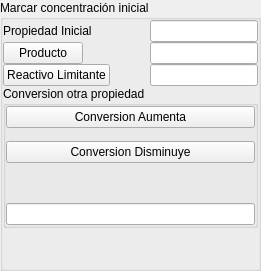
                              <widget class="QGroupBox" name="groupBox_c0">
                               <property name="title">
                                <string>Marcar concentración inicial</string>
                               </property>
                               <layout class="QVBoxLayout" name="verticalLayout_71">
                                <property name="spacing">
                                 <number>0</number>
                                </property>
                                <property name="leftMargin">
                                 <number>0</number>
                                </property>
                                <property name="topMargin">
                                 <number>0</number>
                                </property>
                                <property name="rightMargin">
                                 <number>0</number>
                                </property>
                                <property name="bottomMargin">
                                 <number>0</number>
                                </property>
                                <item>
                                 <layout class="QHBoxLayout" name="horizontalLayout_84">
                                  <item>
                                   <widget class="QLabel" name="label_3">
                                    <property name="maximumSize">
                                     <size>
                                      <width>16777215</width>
                                      <height>60</height>
                                     </size>
                                    </property>
                                    <property name="text">
                                     <string>Propiedad Inicial</string>
                                    </property>
                                    <property name="textFormat">
                                     <enum>Qt::AutoText</enum>
                                    </property>
                                    <property name="scaledContents">
                                     <bool>false</bool>
                                    </property>
                                    <property name="wordWrap">
                                     <bool>false</bool>
                                    </property>
                                   </widget>
                                  </item>
                                  <item>
                                   <spacer name="horizontalSpacer_59">
                                    <property name="orientation">
                                     <enum>Qt::Horizontal</enum>
                                    </property>
                                    <property name="sizeHint" stdset="0">
                                     <size>
                                      <width>40</width>
                                      <height>20</height>
                                     </size>
                                    </property>
                                   </spacer>
                                  </item>
                                  <item>
                                   <widget class="QLineEdit" name="otra_propiedad_inicial_edit"/>
                                  </item>
                                 </layout>
                                </item>
                                <item>
                                 <layout class="QHBoxLayout" name="horizontalLayout_82">
                                  <property name="spacing">
                                   <number>0</number>
                                  </property>
                                  <item>
                                   <widget class="QPushButton" name="marcar_producto0_btn">
                                    <property name="text">
                                     <string>Producto</string>
                                    </property>
                                   </widget>
                                  </item>
                                  <item>
                                   <spacer name="horizontalSpacer_54">
                                    <property name="orientation">
                                     <enum>Qt::Horizontal</enum>
                                    </property>
                                    <property name="sizeHint" stdset="0">
                                     <size>
                                      <width>40</width>
                                      <height>20</height>
                                     </size>
                                    </property>
                                   </spacer>
                                  </item>
                                  <item>
                                   <widget class="QLineEdit" name="concentracion_producto_edit"/>
                                  </item>
                                 </layout>
                                </item>
                                <item>
                                 <layout class="QHBoxLayout" name="horizontalLayout_83">
                                  <property name="spacing">
                                   <number>0</number>
                                  </property>
                                  <item>
                                   <widget class="QPushButton" name="marcar_a0_btn">
                                    <property name="text">
                                     <string>Reactivo Limitante</string>
                                    </property>
                                   </widget>
                                  </item>
                                  <item>
                                   <spacer name="horizontalSpacer_55">
                                    <property name="orientation">
                                     <enum>Qt::Horizontal</enum>
                                    </property>
                                    <property name="sizeHint" stdset="0">
                                     <size>
                                      <width>40</width>
                                      <height>20</height>
                                     </size>
                                    </property>
                                   </spacer>
                                  </item>
                                  <item>
                                   <widget class="QLineEdit" name="concentracion_reactivo_limitante_edit"/>
                                  </item>
                                 </layout>
                                </item>
                                <item>
                                 <widget class="QGroupBox" name="groupBox_26">
                                  <property name="title">
                                   <string>Conversion otra propiedad</string>
                                  </property>
                                  <layout class="QVBoxLayout" name="verticalLayout_76">
                                   <property name="spacing">
                                    <number>0</number>
                                   </property>
                                   <property name="leftMargin">
                                    <number>0</number>
                                   </property>
                                   <property name="topMargin">
                                    <number>0</number>
                                   </property>
                                   <property name="rightMargin">
                                    <number>0</number>
                                   </property>
                                   <property name="bottomMargin">
                                    <number>0</number>
                                   </property>
                                   <item>
                                    <layout class="QVBoxLayout" name="verticalLayout_77">
                                     <property name="spacing">
                                      <number>0</number>
                                     </property>
                                     <item>
                                      <layout class="QHBoxLayout" name="horizontalLayout_55"/>
                                     </item>
                                     <item>
                                      <layout class="QHBoxLayout" name="horizontalLayout_81">
                                       <item>
                                        <widget class="QPushButton" name="conversion_propiedad_aumenta">
                                         <property name="text">
                                          <string>Conversion Aumenta</string>
                                         </property>
                                        </widget>
                                       </item>
                                      </layout>
                                     </item>
                                     <item>
                                      <spacer name="verticalSpacer_52">
                                       <property name="orientation">
                                        <enum>Qt::Vertical</enum>
                                       </property>
                                       <property name="sizeHint" stdset="0">
                                        <size>
                                         <width>133</width>
                                         <height>13</height>
                                        </size>
                                       </property>
                                      </spacer>
                                     </item>
                                     <item>
                                      <layout class="QHBoxLayout" name="horizontalLayout_85">
                                       <item>
                                        <widget class="QPushButton" name="conversion_propiedad_disminuye">
                                         <property name="text">
                                          <string>Conversion Disminuye</string>
                                         </property>
                                        </widget>
                                       </item>
                                      </layout>
                                     </item>
                                     <item>
                                      <spacer name="verticalSpacer_53">
                                       <property name="orientation">
                                        <enum>Qt::Vertical</enum>
                                       </property>
                                       <property name="sizeHint" stdset="0">
                                        <size>
                                         <width>20</width>
                                         <height>40</height>
                                        </size>
                                       </property>
                                      </spacer>
                                     </item>
                                     <item>
                                      <widget class="QLineEdit" name="conversion_RL_otra_propiedad"/>
                                     </item>
                                    </layout>
                                   </item>
                                  </layout>
                                 </widget>
                                </item>
                                <item>
                                 <spacer name="verticalSpacer_54">
                                  <property name="orientation">
                                   <enum>Qt::Vertical</enum>
                                  </property>
                                  <property name="sizeHint" stdset="0">
                                   <size>
                                    <width>20</width>
                                    <height>40</height>
                                   </size>
                                  </property>
                                 </spacer>
                                </item>
                               </layout>
                              </widget>
